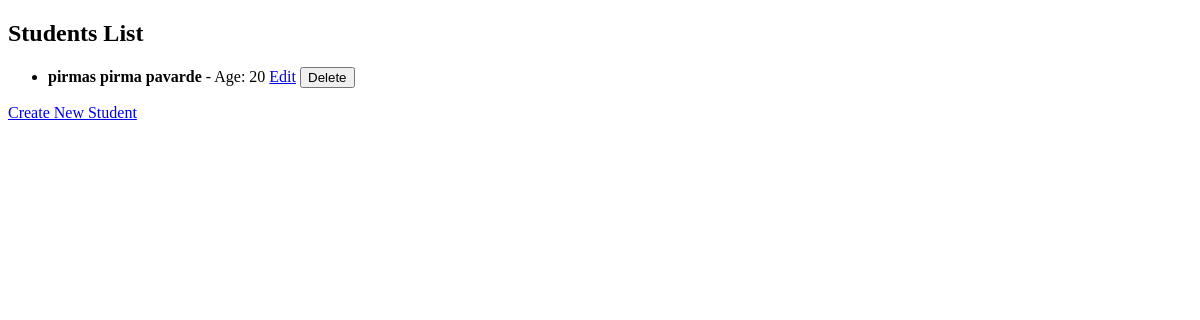
Before: / with the older database file.
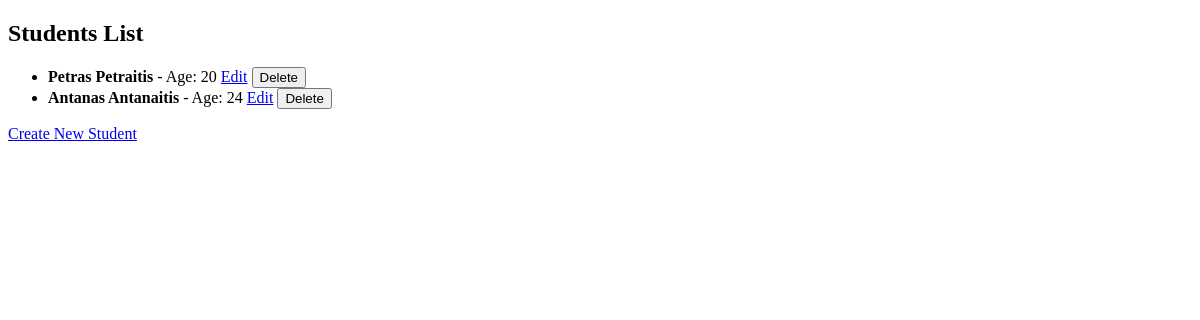
After: the same page with the newer database file.
### app.py (models this page shows)
class Student(db.Model):
    id = db.Column(db.Integer, primary_key=True)
    first_name = db.Column(db.String(50), nullable=False)
    last_name = db.Column(db.String(50), nullable=False)
    age = db.Column(db.Integer, nullable=False)

### app.py (the view)
@app.route('/')
def index():
    students = Student.query.all()
    return render_template('index.html', students=students)

### templates/index.html (shortened to what this page needs)
<!DOCTYPE html>
<html lang="en">
<head>
</head>
<body>
    <h2>Students List</h2>
    {% if students %}
        <ul>
        {% for student in students %}
            <li>
                <strong>{{ student.first_name }} {{ student.last_name }}</strong> - Age: {{ student.age }}
                <a href="{{ url_for('update_student', id=student.id) }}">Edit</a>
                <form action="{{ url_for('delete_student', id=student.id) }}" method="POST" style="display:inline;">
                    <button type="submit">Delete</button>
                </form>
            </li>
        {% endfor %}
        </ul>
    {% else %}
        <p>No students found.</p>
    {% endif %}
    <a href="{{ url_for('create_student') }}">Create New Student</a>
</body>
</html>

Changed rows visible on the page:
removed Student: first_name "pirmas", last_name "pirma pavarde", age "20"
added Student: first_name "Petras", last_name "Petraitis", age "20"
added Student: first_name "Antanas", last_name "Antanaitis", age "24"
